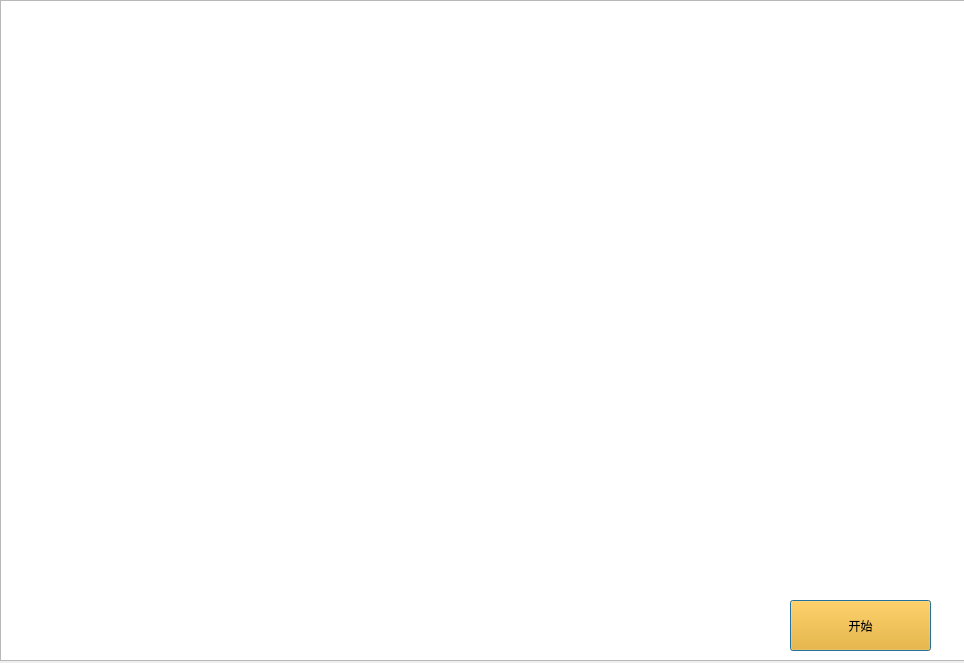
<?xml version="1.0" encoding="UTF-8"?>
<ui version="4.0">
 <class>Dialog</class>
 <widget class="QDialog" name="Dialog">
  <property name="geometry">
   <rect>
    <x>0</x>
    <y>0</y>
    <width>964</width>
    <height>663</height>
   </rect>
  </property>
  <property name="windowTitle">
   <string>Dialog</string>
  </property>
  <widget class="QPushButton" name="pushButton">
   <property name="geometry">
    <rect>
     <x>790</x>
     <y>600</y>
     <width>141</width>
     <height>51</height>
    </rect>
   </property>
   <property name="styleSheet">
    <string notr="true">background-color: rgb(255, 170, 0);
font: 26pt &quot;SimSun-ExtB&quot;;</string>
   </property>
   <property name="text">
    <string>开始</string>
   </property>
  </widget>
  <widget class="QListView" name="listView">
   <property name="geometry">
    <rect>
     <x>0</x>
     <y>0</y>
     <width>1221</width>
     <height>661</height>
    </rect>
   </property>
   <property name="styleSheet">
    <string notr="true">background-image:url(:/fm.jpg)</string>
   </property>
  </widget>
  <zorder>listView</zorder>
  <zorder>pushButton</zorder>
 </widget>
 <resources>
  <include location="sds.qrc"/>
 </resources>
 <connections/>
</ui>
